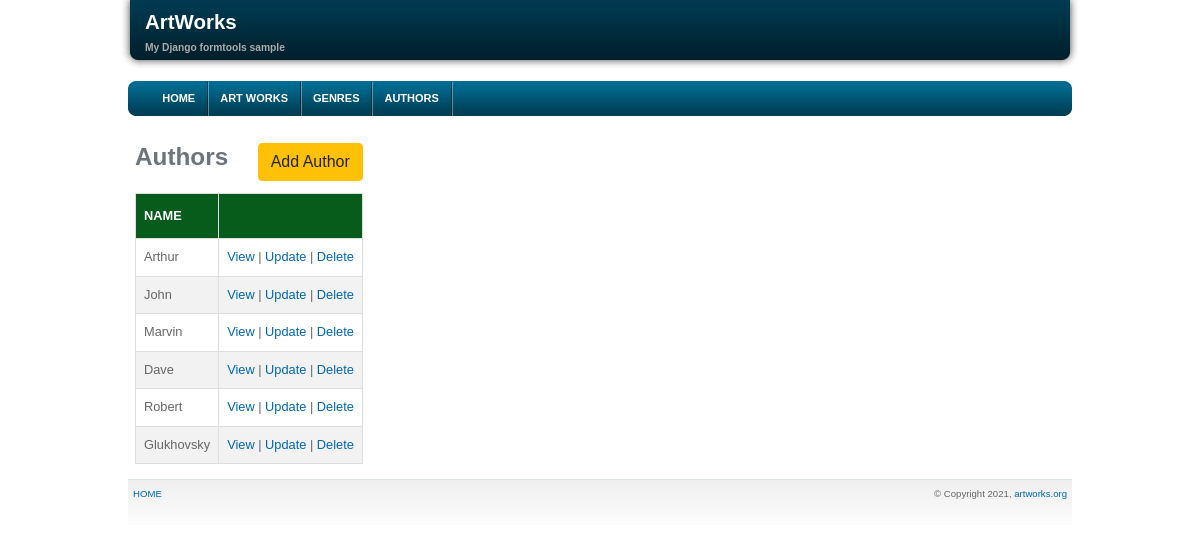
The app's page /authors with its own data.
### artworks/models.py (models this page shows, shortened)
class Author(models.Model):
    name = models.CharField(max_length=100)
    def get_absolute_url(self):
        return reverse('author-detail-view', args=[str(self.id)])

### artworks/views.py (the view)
# urls.py: path('authors', AuthorListView.as_view(), name='authors'),
class AuthorListView(ListView):
    model = Author

### artworks/templates/artworks/author_list.html (shortened to what this page needs)
{% extends 'base.html' %}
{% block content %}
	<table class="styled_table">
		<caption>
			<div class="d-flex justify-content-between">
				<h1>Authors</h1>
				<a href="{% url 'author-create' %}" class="btn btn-warning">Add Author</a>
			</div>
		</caption>
		<thead>
			<tr>
				<th>NAME</th>
				<th></th>
			</tr>
		</thead>
		<tbody>
			{% if author_list %}
					{% for author in author_list %}
					<tr>
						<td>
							{{ author.name }}
						</td>
						<td>
							<a href="{{ author.get_absolute_url }}">View</a> |
							<a href="{% url 'author-update' pk=author.pk %}">Update</a> |
							<a href="{% url 'author-delete' pk=author.pk %}">Delete</a>
						</td>
					</tr>
					{% endfor %}
			{% else %}
				<p>There are no authors.</p>
			{% endif %}
		</tbody>
	</table>
{% endblock %}

### artworks_project/static/css/style.css (style rules this page uses)
* { padding: 0; margin: 0; }
body { font: .8em Verdana, Arial, Sans-Serif; line-height: 1.6em; margin: 0 }
a { color: #0066B3; background: inherit; text-decoration: none }
h1 { font: bold 1.9em Arial, Arial, Sans-Serif }
.styled_table { border-collapse: collapse; }
.styled_table td, .styled_table th { border: 1px solid #ddd; padding: 8px; }
.styled_table tr:nth-child(even) { background-color: #f2f2f2; }
.styled_table th { padding-top: 12px; padding-bottom: 12px; text-align: left; background-color: #075c1c; color: white; }
caption { caption-side:top; }

### records on screen
Author: name "Arthur"
Author: name "John"
Author: name "Marvin"
Author: name "Dave"
Author: name "Robert"
Author: name "Glukhovsky"
